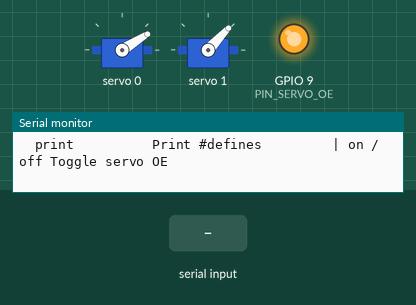
Recording of a sketch running on a simulated ESP32. On the bench: 2 × servo, output pins drawn as LEDs (lit = HIGH), the last lines printed to the serial monitor. The inputs (shaded band) are chosen by the test bench. Pins used as bus, display or sensor lines are not drawn.

Above: at 1.5 s.
1.6 s: "z 90\n" received over Serial
At 2.7 s:
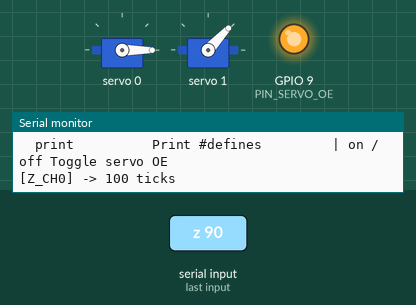
3.1 s: "g 90\n" received over Serial
At 3.8 s:
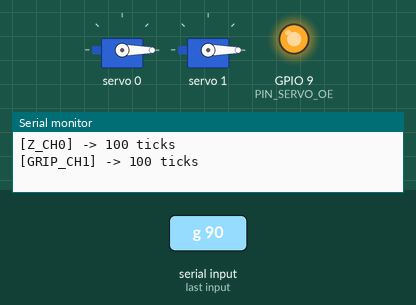
Timing chart, 0 to 6.1 s (numbered marks = the images above; inputs shaded):
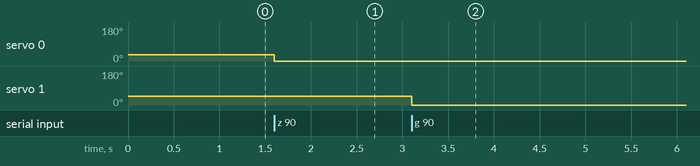

The sketch:

mega_02_servo_calibration.ino
```cpp
// =========================================================================
// Stage 2 Bench Test: Arduino Mega 2560 — PCA9685 Z-Axis & Gripper Calibration
// Purpose:  Safely find the exact 12-bit PWM ticks for your MG90S servos
//           WITHOUT energizing XY steppers.
// Wiring:   PCA9685 I2C 0x40 -> SDA=Pin 20, SCL=Pin 21, OE=Pin 9
//           CH0 = Z-Axis Servo, CH1 = Parallel Gripper Servo
//           E-Stop Pole 2 NC Aux Contact -> Pin 25
// Usage:    Upload, open Serial Monitor @ 115200 baud (Newline ending).
//           Type commands:
//             z 180      -> Move Z servo to 180 ticks
//             z+ / z-    -> Nudge Z servo by +5 / -5 ticks
//             g 210      -> Move Gripper servo to 210 ticks
//             g+ / g-    -> Nudge Gripper servo by +5 / -5 ticks
//             mark raised | pick | bin | open | close -> Save current tick
//             print      -> Print ready-to-paste #defines for mega_motion.ino
//             off / on   -> Disable / Enable PCA9685 outputs (OE pin)
// =========================================================================
#include <Wire.h>
#include <Adafruit_PWMServoDriver.h>

#define PIN_STEPPER_EN     8   // Locked HIGH (XY steppers disabled!)
#define PIN_SERVO_OE       9   // Active LOW PCA9685 Output Enable
#define PIN_ESTOP         25   // NC E-Stop Aux Contact (HIGH = active)

#define SERVO_Z_CH         0
#define SERVO_GRIPPER_CH   1

// Hard safety clamps to prevent mechanical servo horn binding (50 Hz: ~100..520 ticks)
#define TICK_MIN         100
#define TICK_MAX         520

Adafruit_PWMServoDriver pca = Adafruit_PWMServoDriver(0x40);

int curZ = 180;
int curG = 210;
int savedRaised = 180;
int savedPick   = 410;
int savedBin    = 320;
int savedOpen   = 210;
int savedClose  = 385;
bool outputsEnabled = false;
String cmdBuf = "";

bool isEstopActive() {
  return digitalRead(PIN_ESTOP) == HIGH;
}

void setOutputsEnabled(bool enable) {
  if (enable && isEstopActive()) {
    Serial.println(F("[BLOCKED] Release physical E-Stop before enabling servos!"));
    outputsEnabled = false;
    digitalWrite(PIN_SERVO_OE, HIGH);
    return;
  }
  outputsEnabled = enable;
  digitalWrite(PIN_SERVO_OE, enable ? LOW : HIGH);
  Serial.println(enable ? F("[OE] PCA9685 outputs ENABLED.") : F("[OE] PCA9685 outputs DISABLED."));
}

void applyZ(int ticks) {
  curZ = constrain(ticks, TICK_MIN, TICK_MAX);
  pca.setPWM(SERVO_Z_CH, 0, (uint16_t)curZ);
  Serial.print(F("[Z_CH0] -> "));
  Serial.print(curZ);
  Serial.println(F(" ticks"));
}

void applyG(int ticks) {
  curG = constrain(ticks, TICK_MIN, TICK_MAX);
  pca.setPWM(SERVO_GRIPPER_CH, 0, (uint16_t)curG);
  Serial.print(F("[GRIP_CH1] -> "));
  Serial.print(curG);
  Serial.println(F(" ticks"));
}

void printDefines() {
  Serial.println(F("\n--- Copy these into firmware/mega_motion/mega_motion.ino ---"));
  Serial.print(F("#define PWM_Z_RAISED      ")); Serial.println(savedRaised);
  Serial.print(F("#define PWM_Z_LOWER_PICK  ")); Serial.println(savedPick);
  Serial.print(F("#define PWM_Z_LOWER_BIN   ")); Serial.println(savedBin);
  Serial.print(F("#define PWM_GRIP_OPEN     ")); Serial.println(savedOpen);
  Serial.print(F("#define PWM_GRIP_CLOSE    ")); Serial.println(savedClose);
  Serial.println(F("------------------------------------------------------------\n"));
}

void printHelp() {
  Serial.println(F("Commands:"));
  Serial.println(F("  z <100..520>   Set Z servo ticks      | z+ / z-  Nudge +/-5 ticks"));
  Serial.println(F("  g <100..520>   Set Gripper ticks      | g+ / g-  Nudge +/-5 ticks"));
  Serial.println(F("  mark raised | mark pick | mark bin | mark open | mark close"));
  Serial.println(F("  print          Print #defines         | on / off Toggle servo OE"));
}

void handleCommand(String line) {
  line.trim();
  line.toLowerCase();
  if (line.length() == 0) return;

  if (line == "help" || line == "?") {
    printHelp();
  } else if (line == "off") {
    setOutputsEnabled(false);
  } else if (line == "on") {
    pca.setPWM(SERVO_Z_CH, 0, (uint16_t)curZ);
    pca.setPWM(SERVO_GRIPPER_CH, 0, (uint16_t)curG);
    setOutputsEnabled(true);
  } else if (line == "z+") {
    applyZ(curZ + 5);
  } else if (line == "z-") {
    applyZ(curZ - 5);
  } else if (line == "g+") {
    applyG(curG + 5);
  } else if (line == "g-") {
    applyG(curG - 5);
  } else if (line.startsWith("z ")) {
    applyZ(line.substring(2).toInt());
  } else if (line.startsWith("g ")) {
    applyG(line.substring(2).toInt());
  } else if (line == "mark raised") {
    savedRaised = curZ; Serial.print(F("[SAVED] PWM_Z_RAISED = ")); Serial.println(savedRaised);
  } else if (line == "mark pick") {
    savedPick = curZ; Serial.print(F("[SAVED] PWM_Z_LOWER_PICK = ")); Serial.println(savedPick);
  } else if (line == "mark bin") {
    savedBin = curZ; Serial.print(F("[SAVED] PWM_Z_LOWER_BIN = ")); Serial.println(savedBin);
  } else if (line == "mark open") {
    savedOpen = curG; Serial.print(F("[SAVED] PWM_GRIP_OPEN = ")); Serial.println(savedOpen);
  } else if (line == "mark close") {
    savedClose = curG; Serial.print(F("[SAVED] PWM_GRIP_CLOSE = ")); Serial.println(savedClose);
  } else if (line == "print") {
    printDefines();
  } else {
    Serial.print(F("[UNKNOWN] ")); Serial.println(line);
    printHelp();
  }
}

void setup() {
  pinMode(PIN_STEPPER_EN, OUTPUT);
  digitalWrite(PIN_STEPPER_EN, HIGH); // Keep XY steppers disabled!
  pinMode(PIN_SERVO_OE, OUTPUT);
  digitalWrite(PIN_SERVO_OE, HIGH);
  pinMode(PIN_ESTOP, INPUT_PULLUP);

  Serial.begin(115200);
  delay(300);

  Wire.begin();
  pca.begin();
  Wire.setClock(400000);
  Wire.setWireTimeout(3000, true);
  pca.setPWMFreq(50);

  // Pre-latch safe initial positions before enabling OE
  pca.setPWM(SERVO_Z_CH, 0, (uint16_t)curZ);
  pca.setPWM(SERVO_GRIPPER_CH, 0, (uint16_t)curG);

  Serial.println(F("=========================================================="));
  Serial.println(F(" CapSorter Stage 2: PCA9685 Servo & Gripper Calibrator"));
  Serial.println(F(" TIP: Remove servo horns on first power-up or start near"));
  Serial.println(F("      mid-stroke, then type 'on' to enable PCA9685 OE."));
  Serial.println(F("=========================================================="));
  printHelp();
}

void loop() {
  // Continuously enforce E-stop safety
  if (outputsEnabled && isEstopActive()) {
    digitalWrite(PIN_SERVO_OE, HIGH);
    outputsEnabled = false;
    Serial.println(F("[E-STOP] Physical E-Stop pressed! PCA9685 outputs DISABLED."));
  }

  while (Serial.available() > 0) {
    char c = (char)Serial.read();
    if (c == '\n' || c == '\r') {
      handleCommand(cmdBuf);
      cmdBuf = "";
    } else {
      cmdBuf += c;
    }
  }
}
```

Measured:
- after the input at 1.6 s, servo 0: 32° → 0° at once
- after the input at 3.1 s, servo 1: 47° → 0° at once
